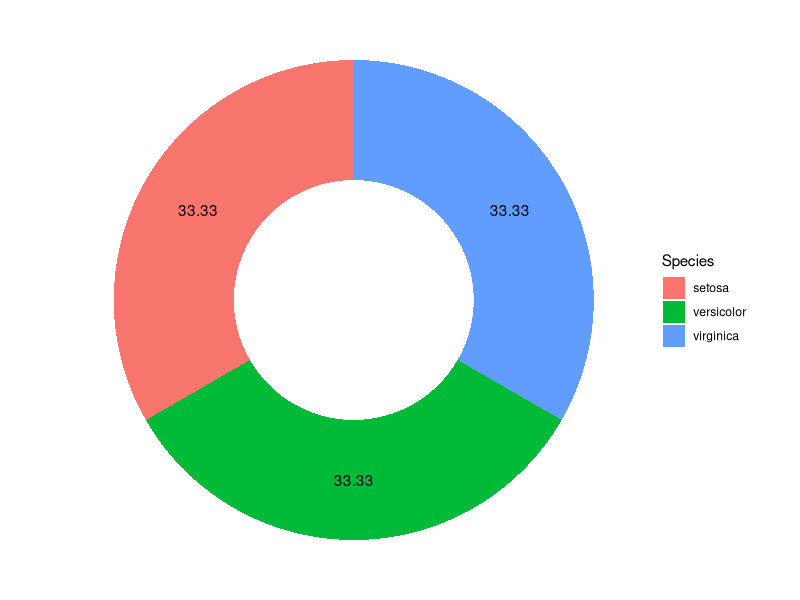

The R source for this figure:
# Donut plot is a circular representation of sectors/portion of whole.
# parentage frequency of each group is plotted in circular manner. 

# load and install library----
library(tidyverse)


# load data-----
data("iris")
data("mtcars")

# visualization----

# basic plot
# ggplot does not have dedicated function for donut plot.

count(x= iris, Species)%>%
        arrange(desc(Species))%>%
        mutate(prop= n*100/sum(n))%>%
        # the maximum and minimum position for groups
        mutate(y_max= cumsum(prop))%>%
        mutate(y_min= y_max-prop[1])%>%
        # for setting text in the middle
        mutate(y_pos= y_max-0.5*prop[1])%>%
        ggplot()+
        geom_rect(aes(xmin= 3, xmax= 4, 
                      ymin= y_min, ymax= y_max, 
                      fill= Species))+
        coord_polar("y")+
        # lower value of "xlim()" is set a bit lower than the xmin 
        # to get the hole in the middle
        # upper value is close to ymax to utilize maximum space
        xlim(c(2,4))+
        theme_void()+
        # "x= " argiument set at average between xmin and xmax
        # to get the text in middle
        geom_text(aes(y= y_pos, x=3.5, label= round(prop, 2)))

# problems----
# Donut plot has similar problem as pic chart.
# Thus, donut plot is also not recommended.

## comparing close values are difficult
## donut plot with too many factors are difficult to understand
## if the labels are too large, that might not fit well 
# resulting difficulty understanding.
